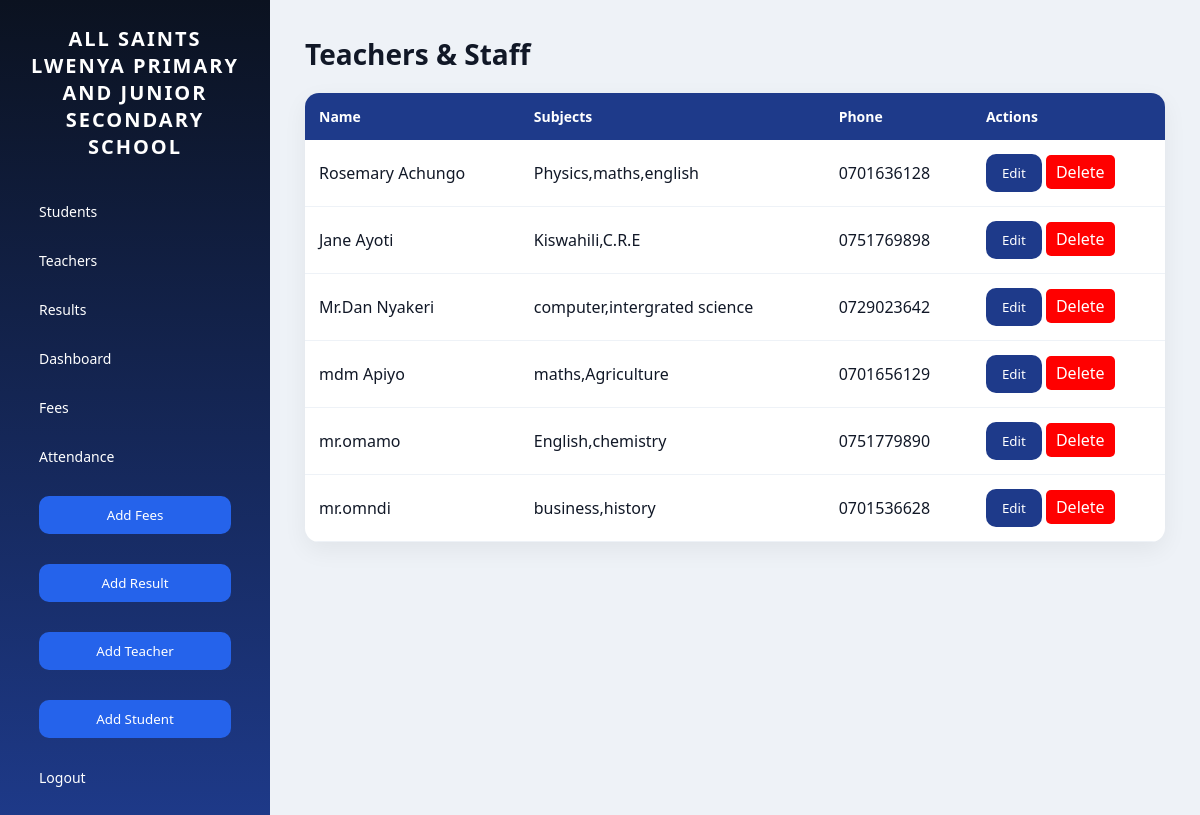
/teachers/ (signed in), run on the app's committed database.
### skullapp/models.py (models this page shows, shortened)
class Teacher(models.Model):
    name = models.CharField(max_length=100)
    subject = models.CharField(max_length=100)
    phone = models.CharField(max_length=15)

### skullapp/views.py (the view)
# urls.py: path('teachers/', views.teachers, name='teachers'),
def teachers(request):
    teachers = Teacher.objects.all()
    return render(request, 'teachers.html', {'teachers': teachers})

### skullapp/templates/teachers.html (shortened to what this page needs)
{% extends 'base.html' %}
{% load static %}
{% block content %}
<h1>Teachers & Staff</h1>
<table>
    <tr>
        <th>Name</th>
        <th>Subjects </th>
        <th>Phone</th>
        <th>Actions</th>
    </tr>
    {% for teacher in teachers %}
    <tr>
        <td>{{ teacher.name }}</td>
        <td>{{ teacher.subject }}</td>
        <td>{{ teacher.phone }}</td>
        <td>
            <a href="{% url 'edit_teacher' teacher.id %}">
                <button>Edit</button>
            </a>
            <a href="{% url 'delete_teacher' teacher.id %}"
   onclick="openDeleteModal({{ teacher.pk }}); return false;"
   style="background:red; color:white; padding:6px 10px; border-radius:5px; text-decoration:none;">
   Delete
</a>
        </td>
    </tr>
    {% endfor %}
</table>
{% endblock %}

### static/css/style.css (style rules this page uses)
* { margin: 0; padding: 0; box-sizing: border-box; font-family: 'Segoe UI', system-ui, sans-serif; }
body { display: flex; background: #eef2f7; color: #111827; min-height: 100vh; }
h1 { font-size: 28px; margin-bottom: 20px; }
table { width: 100%; border-collapse: collapse; background: white; border-radius: 14px; overflow: hidden; box-shadow: 0 8px 25px rgba(0,0,0,0.06); margin-top: 15px; }
th { background: #1e3a8a; color: white; padding: 14px; text-align: left; font-size: 14px; }
td { padding: 14px; border-bottom: 1px solid #eef2f7; }
button { background: #1e3a8a; color: white; border: none; padding: 10px 16px; border-radius: 10px; cursor: pointer; transition: 0.2s; font-weight: 500; }
a { text-decoration: none; }

### data on the page
Teacher: name "Rosemary Achungo", subject "Physics,maths,english", phone "0701636128"
Teacher: name "Jane Ayoti", subject "Kiswahili,C.R.E", phone "0751769898"
Teacher: name "Mr.Dan Nyakeri", subject "computer,intergrated science", phone "0729023642"
Teacher: name "mdm Apiyo", subject "maths,Agriculture", phone "0701656129"
Teacher: name "mr.omamo", subject "English,chemistry", phone "0751779890"
Teacher: name "mr.omndi", subject "business,history", phone "0701536628"
